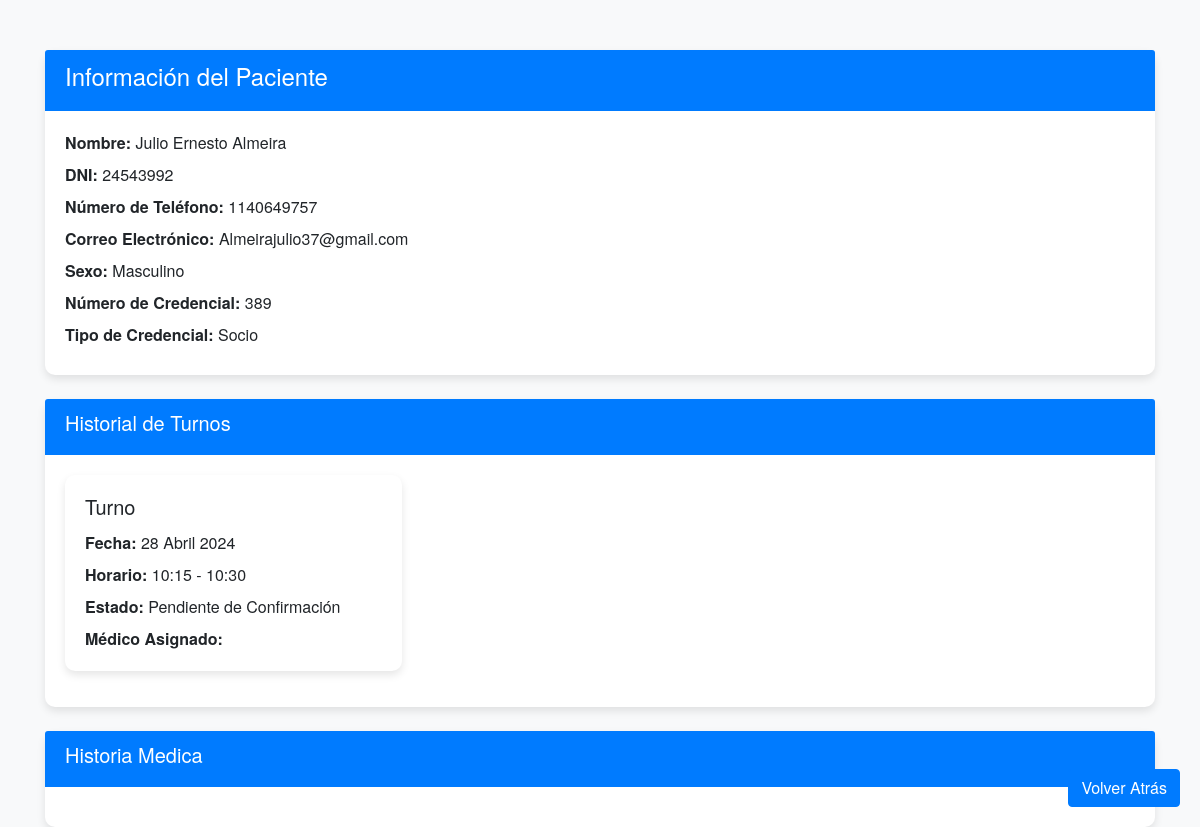
The page /socio/detalle/389/ on the database its author committed.
### apps/socio/models.py (models this page shows, shortened)
class Paciente(models.Model):
    TIPO_CATEGORIA = (
        ('0', 'Demanda Espontánea'),
        ('1', 'Socio'),
        ('3', 'Socio Afiliado')
    )
    SEX_CHOICES = (
        ('0', 'Masculino'),
        ('1', 'Femenino'),
        ('3', 'Otro')
    )
    TIPO_SOLICITUD = (
        ('0', 'Titular'),
        ('1', 'Familiar'),
        ('2', 'No Aplica'),
    )
    TIPO_MONOTRIBUTO = (
        ('0', 'Categoria A'),
        ('1', 'Categoria B'),
        ('2', 'Categoria C'),
        ('3', 'Categoria D'),
        ('4', 'Otro'),
        ('5', 'No tiene'),
    )
    categoria = models.CharField('Categoria', max_length=1, choices=TIPO_CATEGORIA, default='0')
    condicion_de_solicitud = models.CharField('Condición de solicitud', max_length=1, choices=TIPO_SOLICITUD, default='0')
    dni = models.CharField(max_length=8, unique=True, verbose_name='DNI',help_text="<span style='color: red;font-weight: bold; text-transform: uppercase;'>¡Ingresar sin caracteres especiales o espacios ( - , * , _, . )!</span>")
    dnititular = models.CharField('DNI del Titular',max_length=8, blank=True, null=True, help_text="<span style='color: red;font-weight: bold; text-transform: uppercase;'>¡Colocar unicamente si el TIPO DE AFILIACIÓN ES FAMILIAR!</span>")
    cuit = models.CharField(max_length=20, blank=True, null=True, help_text="<span style='color: red;font-weight: bold; text-transform: uppercase;'>¡Ingresar sin caracteres especiales o espacios ( - , * , _ )!</span>", verbose_name='CUIT')  # Campo opcional
    nombres = models.CharField(max_length=100)
    apellidos = models.CharField(max_length=100)
    fecha_de_nacimiento = models.DateField()
    sex = models.CharField('Sexo', max_length=1, choices=SEX_CHOICES, default='0')
    telefono = models.ForeignKey(Telefono, on_delete=models.CASCADE, verbose_name='Número de contacto', blank=True, null=True)
    casilla_de_mail = models.EmailField(validators=[EmailValidator(message="Ingresa un correo válido")], blank=True)
    domicilio = models.ForeignKey('Domicilio', on_delete=models.SET_NULL, blank=True, null=True)
    referente_parroquial = models.ForeignKey('Referente', on_delete=models.SET_NULL, blank=True, null=True)
    responsable_de_carga = models.ForeignKey('auth.User', on_delete=models.SET_NULL, blank=True, null=True, editable=False)
    monotributo = models.CharField('Monotributo', max_length=1, choices=TIPO_MONOTRIBUTO, default='0')
    dni_foto_frente = models.FileField(upload_to='dni/', blank=True, null=True)
    dni_foto_dorso = models.FileField(upload_to='dni/', blank=True, null=True)
    credencial = models.AutoField(primary_key=True)
    observaciones = models.TextField(blank=True)
    credencial_entregada = models.BooleanField(default=False)
    class Meta:
        verbose_name = 'Socio' # Titulo.
        verbose_name_plural = 'Registro de socio' # Titulo Plural.

class Telefono(models.Model):
    numero_de_telefono = models.CharField(max_length=20, verbose_name='Número de contacto')
    numero_de_telefono2 = models.CharField(max_length=20, blank=True, null=True, verbose_name='Número de contacto 2')
    class Meta:
        verbose_name = 'Telefono'
        verbose_name_plural = 'Registro de Telefonos'

### apps/turno/models.py (models this page shows, shortened)
class Turno(models.Model):
    HORARIOS = (
        ('0', '8:00 - 8:15'),
        ('1', '8:15 - 8:30'),
        ('2', '8:30 - 8:45'),
        ('3', '8:45 - 9:00'),
        ('4', '9:00 - 9:15'),
        ('5', '9:15 - 9:30'),
        ('6', '9:30 - 9:45'),
        ('7', '9:45 - 10:00'),
        ('8', '10:00 - 10:15'),
        ('9', '10:15 - 10:30'),
        ('10', '10:30 - 10:45'),
        ('11', '10:45 - 11:00'),
        ('12', '11:00 - 11:15'),
        ('13', '11:15 - 11:30'),
        ('14', '11:30 - 11:45'),
        ('15', '11:45 - 12:00'),
        ('16', '12:00 - 12:15'),
        ('17', '12:15 - 12:30'),
        ('18', '12:30 - 12:45'),
        ('19', '12:45 - 13:00'),
        ('20', '13:00 - 13:15'),
        ('21', '13:15 - 13:30'),
        ('22', '13:30 - 13:45'),
        ('23', '13:45 - 14:00'),
        ('24', '14:00 - 14:15'),
        ('25', '14:15 - 14:30'),
        ('26', '14:30 - 14:45'),
        ('27', '14:45 - 15:00'),
        ('28', '15:00 - 15:15'),
        ('29', '15:15 - 15:30'),
        ('30', '15:30 - 15:45'),
        ('31', '15:45 - 16:00'),
        ('32', '16:00 - 16:15'),
        ('33', '16:15 - 16:30'),
        ('34', '16:30 - 16:45'),
        ('35', '16:45 - 17:00'),
        ('36', '17:00 - 17:15'),
        ('37', '17:15 - 17:30'),
        ('38', '17:30 - 17:45'),
        ('39', '17:45 - 18:00'),
        ('40', '18:00 - 18:15'),
        ('41', '18:15 - 18:30'),
        ('42', '18:30 - 18:45'),
        ('43', '18:45 - 19:00')
    )
    ESTADOS = (
        ('0', 'Pendiente de Confirmación'),
        ('1', 'Atendido'),
        ('2', 'Ausente con aviso'),
        ('3', 'Ausente sin aviso'),
        ('4', 'Confirmado'),
        ('5', 'Cancelado')
    )
    fecha = models.DateField(verbose_name='Fecha del turno')
    horario = models.CharField(max_length=2, choices=HORARIOS, default='0', verbose_name='Horario del turno')
    observacion = models.CharField(max_length=300, blank=True)
    activo = models.BooleanField(default=True, verbose_name='¿Turno Activo?')
    estado = models.CharField(max_length=2, choices=ESTADOS, default='0', verbose_name='Estado del turno')
    socio = models.ForeignKey(Paciente, on_delete=models.CASCADE)
    usuario = models.ForeignKey(User, related_name='turnos_asignados', on_delete=models.SET_NULL, blank=False, null=True, verbose_name='Médico asignado')
    responsable_de_carga = models.ForeignKey(User, related_name='turnos_responsable', on_delete=models.SET_NULL, null=True, editable=False)
    class Meta:
        verbose_name_plural = 'Turnos'

### apps/socio/views.py (the view)
# urls.py: path('detalle/<int:pk>/', PacienteDetailView.as_view(), name='detalle_paciente'),
class PacienteDetailView(DetailView):
    model = Paciente
    template_name = 'socio/detalle_paciente.html'
    context_object_name = 'paciente'
    def get_context_data(self, **kwargs):
        context = super().get_context_data(**kwargs)
        paciente = self.get_object()
        context['turnos'] = Turno.objects.filter(socio=paciente)
        context['historiales'] = HistorialClinico.objects.filter(socio=paciente)
        return context

### templates/socio/detalle_paciente.html (shortened to what this page needs)
<!DOCTYPE html>
<html lang="es">
<head>
    <link href="https://stackpath.bootstrapcdn.com/bootstrap/4.5.2/css/bootstrap.min.css" rel="stylesheet">
</head>
<body>
    <div class="container">
        <div class="card">
            <div class="card-header">
                <h1 class="h4">Información del Paciente</h1>
            </div>
            <div class="card-body">
                <p><strong>Nombre:</strong> {{ paciente.nombres }} {{ paciente.apellidos }}</p>
                <p><strong>DNI:</strong> {{ paciente.dni }} </p>
                <p><strong>Número de Teléfono:</strong> {{ paciente.telefono.numero_de_telefono }}</p>
                <p><strong>Correo Electrónico:</strong> {{ paciente.casilla_de_mail }}</p>
                <p><strong>Sexo:</strong> {{ paciente.get_sex_display }}</p>
                <p><strong>Número de Credencial:</strong> {{ paciente.credencial }}</p>
                <p><strong>Tipo de Credencial:</strong> {{ paciente.get_categoria_display }}</p>
            </div>
        </div>
        <div class="card mt-4">
            <div class="card-header">
                <h2 class="h5">Historial de Turnos</h2>
            </div>
            <div class="card-body">
                {% if turnos %}
                    <div class="row">
                        {% for turno in turnos %}
                            <div class="col-md-4 mb-3">
                                <div class="card">
                                    <div class="card-body">
                                        <h5 class="card-title">Turno</h5>
                                        <p class="card-text"><strong>Fecha:</strong> {{ turno.fecha }}</p>
                                        <p class="card-text"><strong>Horario:</strong> {{ turno.get_horario_display }}</p>
                                        <p class="card-text"><strong>Estado:</strong> {{ turno.get_estado_display }}</p>
                                        <p class="card-text"><strong>Médico Asignado:</strong> {% if turno.usuario %}{{ turno.usuario.first_name }} {{ turno.usuario.last_name }}{% else %}No asignado{% endif %}</p>
                                    </div>
                                </div>
                            </div>
                        {% endfor %}
                    </div>
                {% else %}
                    <p>No hay turnos registrados para este paciente.</p>
                {% endif %}
            </div>
        </div>
        <div class="card mt-4">
            <div class="card-header">
                <h2 class="h5">Historia Medica</h2>
            </div>
            <div class="card-body">
            </div>
        </div>
    </div>
    <button onclick="history.back()" class="btn btn-primary fixed-bottom-right">Volver Atrás</button>
</body>
</html>

### templates/socio/detalle_paciente.html (style rules this page uses)
body { background-color: #f8f9fa; font-family: 'Helvetica Neue', Arial, sans-serif; }
.container { margin-top: 50px; }
.card { border: none; border-radius: 10px; box-shadow: 0 4px 8px rgba(0,0,0,0.1); }
.card-header { background-color: #007bff; color: white; border-bottom: none; border-top-left-radius: 10px; border-top-right-radius: 10px; }
.card-body p { margin-bottom: 0.5rem; }
.fixed-bottom-right { position: fixed; bottom: 20px; right: 20px; }

### rows shown on the page
Paciente: nombres "Julio Ernesto", apellidos "Almeira", dni "24543992", telefono.numero_de_telefono "1140649757", casilla_de_mail "Almeirajulio37@gmail.com", sex "Masculino", credencial "389", categoria "Socio"
Turno: fecha "28 Abril 2024", horario "10:15 - 10:30", estado "Pendiente de Confirmación"
